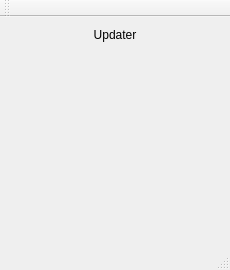
<?xml version="1.0" encoding="UTF-8"?>
<ui version="4.0">
 <class>MainWindow</class>
 <widget class="QMainWindow" name="MainWindow">
  <property name="geometry">
   <rect>
    <x>0</x>
    <y>0</y>
    <width>230</width>
    <height>270</height>
   </rect>
  </property>
  <property name="sizePolicy">
   <sizepolicy hsizetype="Fixed" vsizetype="Fixed">
    <horstretch>0</horstretch>
    <verstretch>0</verstretch>
   </sizepolicy>
  </property>
  <property name="windowTitle">
   <string>Webzvpn Updater</string>
  </property>
  <property name="unifiedTitleAndToolBarOnMac">
   <bool>false</bool>
  </property>
  <widget class="QWidget" name="centralWidget">
   <property name="sizePolicy">
    <sizepolicy hsizetype="Fixed" vsizetype="Fixed">
     <horstretch>0</horstretch>
     <verstretch>0</verstretch>
    </sizepolicy>
   </property>
   <layout class="QVBoxLayout" name="verticalLayout">
    <item>
     <widget class="QLabel" name="statusLabel">
      <property name="sizePolicy">
       <sizepolicy hsizetype="Preferred" vsizetype="Fixed">
        <horstretch>0</horstretch>
        <verstretch>0</verstretch>
       </sizepolicy>
      </property>
      <property name="text">
       <string>Updater</string>
      </property>
      <property name="alignment">
       <set>Qt::AlignCenter</set>
      </property>
     </widget>
    </item>
    <item>
     <widget class="QLabel" name="processLabel">
      <property name="text">
       <string/>
      </property>
      <property name="alignment">
       <set>Qt::AlignCenter</set>
      </property>
     </widget>
    </item>
   </layout>
  </widget>
  <widget class="QToolBar" name="mainToolBar">
   <attribute name="toolBarArea">
    <enum>TopToolBarArea</enum>
   </attribute>
   <attribute name="toolBarBreak">
    <bool>false</bool>
   </attribute>
  </widget>
  <widget class="QStatusBar" name="statusBar"/>
 </widget>
 <layoutdefault spacing="6" margin="11"/>
 <resources/>
 <connections/>
</ui>
